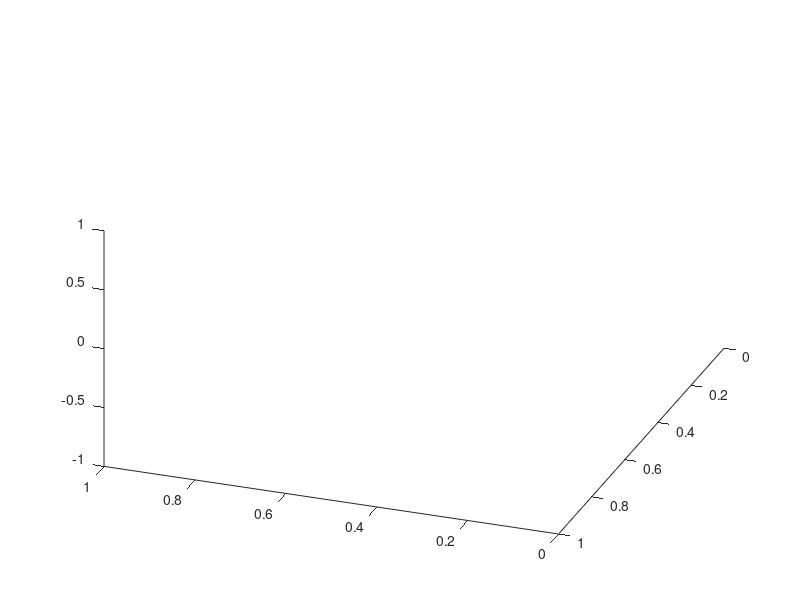

Write the MATLAB code that produced this figure. (Note: this script raises an error after producing the figure.)
%% show patch
figure(25);
clf
grid off
% trisurf(face_m,vertex_m(:,1),vertex_m(:,2),vertex_m(:,3));
view([-160 40])
hold on;
trisurf(face_patch,vertex_m(:,1),vertex_m(:,2),vertex_m(:,3));
color=['r','g','b','y','m','c','w','k'];
border_num=size(border_l,1);
for i=1:border_num
    bli=border_l(i);
    p=hv_u_matrix(:,1);
    v_bli=find(p==bli);
    v_bli_n=length(v_bli);
    for j=1:v_bli_n
        
        neighbor_idx=adj_list_t{v_bli(j)};
        adj_edge_vertex=neighbor_idx(isborder(neighbor_idx)==1);
        v1idx=adj_edge_vertex(1);
        v2idx=adj_edge_vertex(2);        
        
        if cross(vertex_m(v1idx,:)-vertex_m(v_bli(j),:),...
                vertex_m(v2idx,:)-vertex_m(v_bli(j),:))*normalv1<0
            [v1idx, v2idx]=exchange(v1idx,v2idx);
        end
                
        X=[vertex_m(v1idx,1);
            vertex_m(v_bli(j),1);
            vertex_m(v2idx,1);];
        Y=[vertex_m(v1idx,2);
            vertex_m(v_bli(j),2);
            vertex_m(v2idx,2);];
        Z=[vertex_m(v1idx,3);
            vertex_m(v_bli(j),3);
            vertex_m(v2idx,3);];
        plot3(X,Y,Z,color(border_l==bli));
%         scatter3(X,Y,Z,color(border_l==bli),'filled');
    end
    %     e_bli=e_hb(p(e_hb(:,1))==bli,:);
    %     e_bli_n=size(e_bli,1);
    %     for j=1:e_bli_n
    %         X=[vertex_m(e_bli(j,1),1);
    %             vertex_m(e_bli(j,2),1);];
    %         Y=[vertex_m(e_bli(j,1),2);
    %             vertex_m(e_bli(j,2),2);];
    %         Z=[vertex_m(e_bli(j,1),3);
    %             vertex_m(e_bli(j,2),3);];
    %         plot3(X,Y,Z,color(border_l==bli));
    %         scatter3(X,Y,Z,color(border_l==bli),'filled');
    %     end
end
xlabel('x');
ylabel('y');
zlabel('z');
title(['loop idx=' num2str(loop_i)])